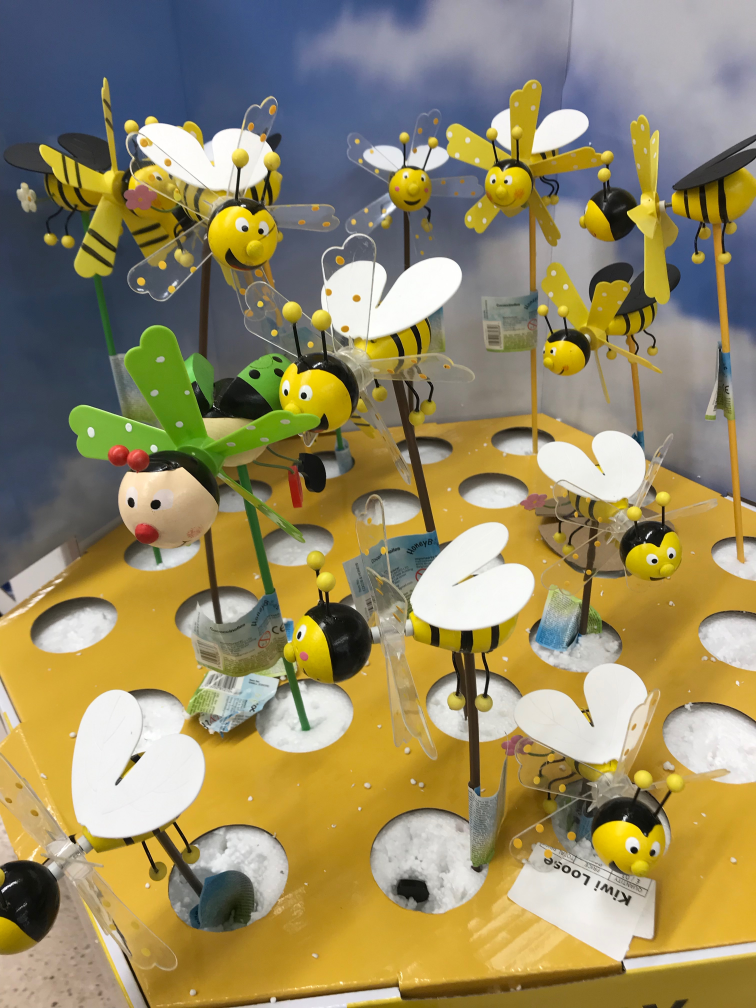
#> input picture modules/cs413/data/bees.jpeg, 3024 x 4032 px (shown at 1/4 size)
$ jupyter execute lab-1.ipynb   (older library calls are emulated)
#> lines starting #> are read from the running program, lines starting #| are printed output that depends on the picture; after the words box and inside, x2 and y2 are one past the last pixel; in counts of white or black regions, pixels touching at a corner belong together
# CS413 Image and Video Analysis -- Lab 1

## Department of Computer Science, University of Warwick
## October, 2022

## Aims:

The aims of this lab are to

+ learn about loading, displaying and saving images in Python using: `PIL` (Pillow), `numpy`  and `matplotlib` libraries
+ understand how images can be represented as arrays and performing simple manipulations on them
+ learn about what is meant by sampling and quantisation of images
+ know how to apply blurring operations to overcome aliasing artefacts
+ know about image colour channels and manipulating colour spaces
+ build a crude colour image compression by color channel subsampling

### Basic Image loading,  manipulation and visualisation

[cell 1]
# import statements

from PIL import Image  # this contain the image class and methods from PIL library
import numpy as np # this imports the numerical and array library

import matplotlib.pyplot as plt # this is for plotting (showing) images

[cell 2]
# load an image

# location of image data -- change this to wherever the lab data is kept
data_dir = 'modules/cs413/data/'

image = Image.open(data_dir+'bees.jpeg')
#> image is the input picture: PIL image 3024x4032 RGB; mean R, G, B 150, 138.5, 100.6

# print some information about the image


print('image format is ', image.format)
#| image format is  JPEG
print('image mode is ', image.mode)
#| image mode is  RGB
print('image size is ', image.size)
#| image size is  (3024, 4032)

# the image size is the width x height

[cell 3]
# make the image into a numpy array so we can access and manipulate the pixel values
im = np.asarray(image)

print('image array type ', im.dtype)
#| image array type  uint8
print('image array shape ', im.shape)
#| image array shape  (4032, 3024, 3)

# notice how the size is now expressed as number of rows x num columns x num of channels

[cell 4]
# now we can use pyplot.imshow to display the image

plt.imshow(im)
plt.show()

[cell 5]
# if we want to make it bigger, remove the figure axis, we can do the following

fig = plt.figure(figsize=(12,12))

plt.imshow(im)
plt.axis('off')
print('image array type ', im.dtype)
#| image array type  uint8
print('image array shape ', im.shape)
#| image array shape  (4032, 3024, 3)
plt.show()

### Other ways to load images into `numpy` arrays...

You can also use the `matplotlib.pyplot.imread` function

~~~
    im = plt.imread(data_dir + 'bees.jpeg')
~~~

This time, `im` is already a `numpy` array:

~~~~
    print(im.shape)
    (4032, 3024, 3)
~~~~
Note that that the image values are normalised on read (to range [0,1]).

Note the order of the shape sizes is given as:
~~~~
    height (number of rows), width (number of columns), number of colour channels
~~~~

[cell 6]
im = plt.imread(data_dir + 'bees.jpeg')
print(im.shape)
#| (4032, 3024, 3)

[cell 7]
# Exercise 1
# 1.Display the green channel of the 'bees' image
green_pic = im[:,:,1]
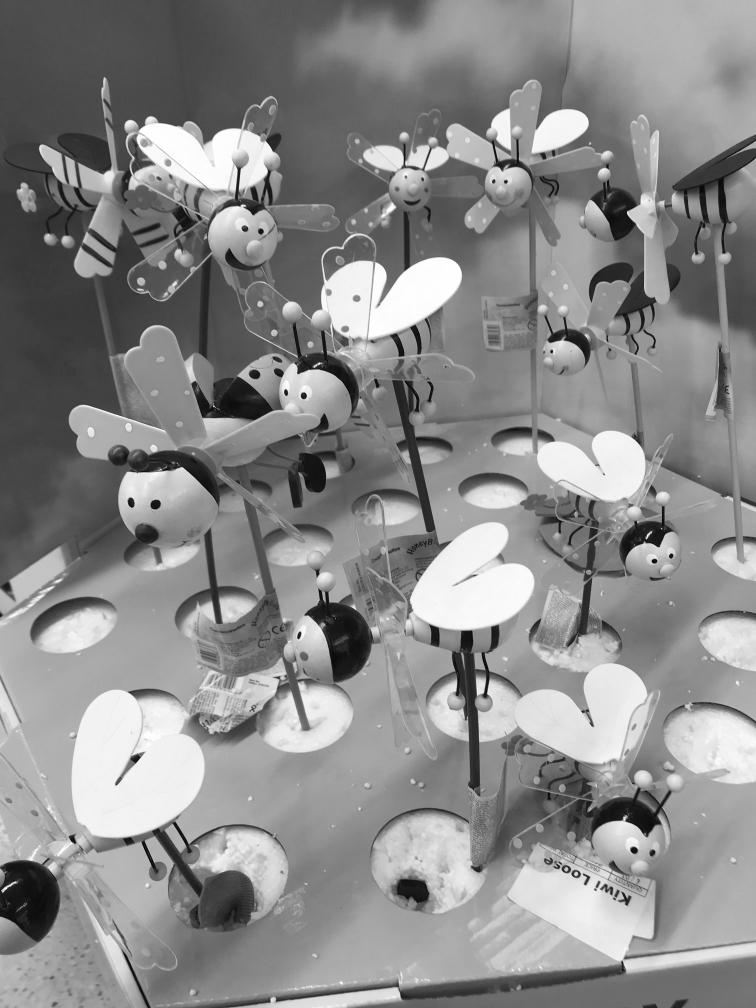
#> green_pic: shape (4032, 3024) (shown at 1/4 size); min 0, max 255, mean 138.5
plt.imshow(green_pic)
plt.axis('off')
plt.show()

[cell 8]
new_img = Image.open('green_pic.jpg')
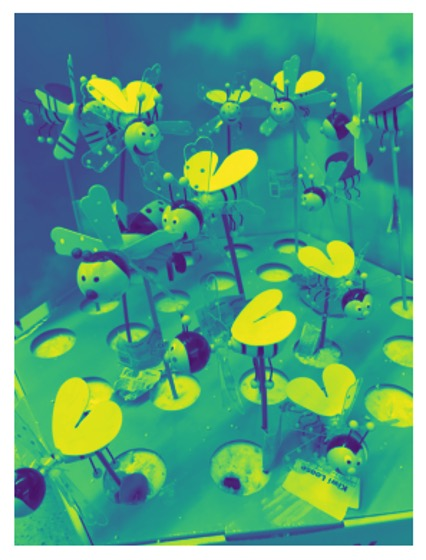
#> input picture green_pic.jpg, 426 x 560 px
#> new_img is the input picture: PIL image 426x560 RGB; mean R, G, B 86.7, 161.7, 134.9
plt.imshow(new_img)
plt.axis('off')
plt.show()

[cell 9]
# Exercise 1
# 2.Create and show a binary image (which has only values 0 and 1), where the pixel value is 1 if the bees image has more that 50% green (green values > 127)
# Firstly, you should convert original picture to gray picture
Img = new_img.convert('L')
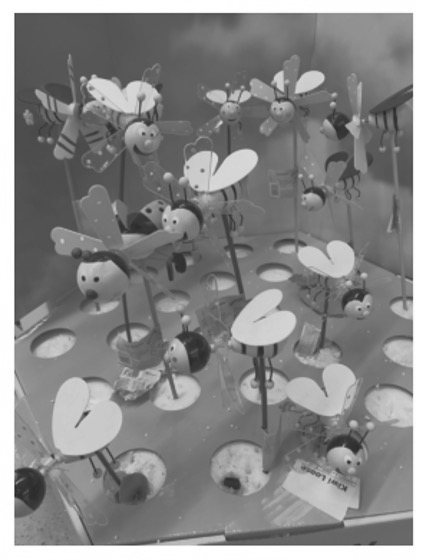
#> Img: PIL image 426x560 L; min 33, max 255, mean 136.2

[cell 10]
# Secondly, set a threshold(according to the question, over 127 should be binary 1)
# writing a loop from [0, 255], if over 127 fill 1 to the table[]
flag = 127
table = []
for i in range(256):
    if i < flag:
        table.append(0)
    else:
        table.append(1)

[cell 11]
# show the area which number is '1'
photo = Img.point(table, '1')
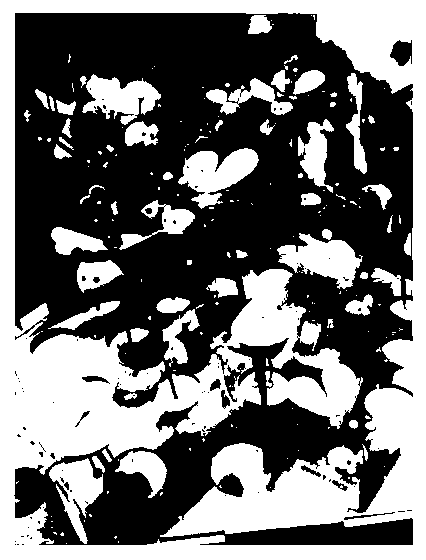
#> photo: PIL image 426x560 1; 43.6% white; 196 white regions (134 under 20 px), largest, box (x1, y1, x2, y2) and area: (0, 0, 426, 560) 78892, (178, 148, 259, 209) 2616, (277, 233, 363, 289) 2492
plt.imshow(photo)
plt.show()

### Selecting rectangular regions of an image

This can be done using array indexing....

[cell 12]
# We can select parts of the original image by using array range indexing

# remeber that numpy arrays can be indexed using the colon (slicing) operator to indicate a range of indexes
# e.g. a[0:10] selects the first 10 values of the array a
# for example

block = im[512:10000,512:10000] # select a region of size 256 x 256 at (512, 512)
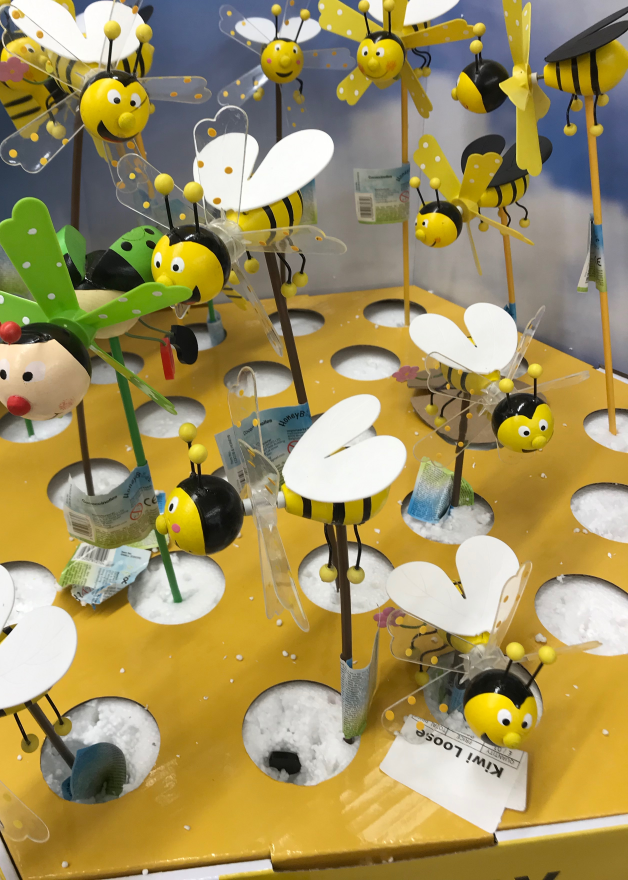
#> block: shape (3520, 2512, 3) (shown at 1/4 size); mean R, G, B 160.4, 144.9, 94.7
print('block has shape ', block.shape)
#| block has shape  (3520, 2512, 3)

plt.axis('off')
plt.imshow(block)
plt.show()

## Image representation, numpy arrays and colour:

The image is stored as 3 arrays: `im[:,:,0]`, `im[:,:,1]`, `im[:,:,2]`, where the third index
    `(0, 1, 2)` is the colour channel (here `0=Red`, `1=Green`, `2=Blue`)

## Exercise 1

1. Display the green channel of the 'bees' image
2. Create and show a binary image (which has only values 0 and 1), where the pixel value is 1 if the bees image
    has more that 50% green (green values > 127)
3. Create and show a image where the intensity represents the yellowness of a pixel in the 'bees' image.

    a. Note that the colour yellow is when the red and green values are approximately equal, *and* blue is zero (or very small).  So you can try to write an expression for this condition. Remember the output should be a single 'yellowness' score.

    b. Another way to solve this problem is to pick a particular yellow, e.g. Y = (255, 255, 0), or Y = (128, 128, 0), and calculate an image where each output pixel value is the *distance* of its (r, g, b) value from this colour 'coordinate'. The smaller this distance, the higher the 'yellowness' score. Hint: in numpy, you can get an Euclidean distance map `np.sum(np.square(im - Y), axis=2)`, where `im` is a M x N x 3 array and `Y` is a 1 x 3 array.


[cell 13]
from IPython.display import display
import pandas as pd

[cell 14]
# [20 lines of commented-out code are left out]

[cell 15]
import cv2
import numpy as np
import matplotlib.pyplot as plt

[cell 16]
def image_hist(image):
    color=('blue','green','red')
    for i,color in enumerate(color):
        hist=cv2.calcHist([image],[i],None,[256],[0,256])
        plt.plot(hist,color=color)
    plt.show()
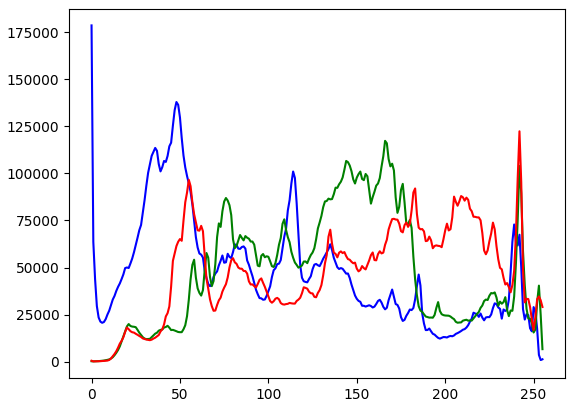
#> figure drawn by matplotlib, 1 panel; curve peaks at x = 0, y = 178521; curve peaks at x = 166, y = 117253; curve peaks at x = 242, y = 122318

if __name__ == '__main__':
    image=cv2.imread('modules/cs413/data/bees.jpeg')
    image_hist(image)

[cell 17]
def calcAndDrawHist(image, color):
    hist = cv2.calcHist([image], [0], None, [256], [0.0, 255.0])
    minVal, maxVal, minLoc, maxLoc = cv2.minMaxLoc(hist)
    histImg = np.zeros([256, 256, 3], np.uint8)
    hpt = int(0.9*256)

    for h in range(256):
        intensity = int(hist[h] * hpt / maxVal)
        cv2.line(histImg, (h, 256), (h, 256-intensity), color)

    return histImg

def show_histphoto(photo_path):
#> called with photo_path = 'modules/cs413/data/bees.jpeg'
    image = cv2.imread(photo_path)
    b, g, r = cv2.split(image)
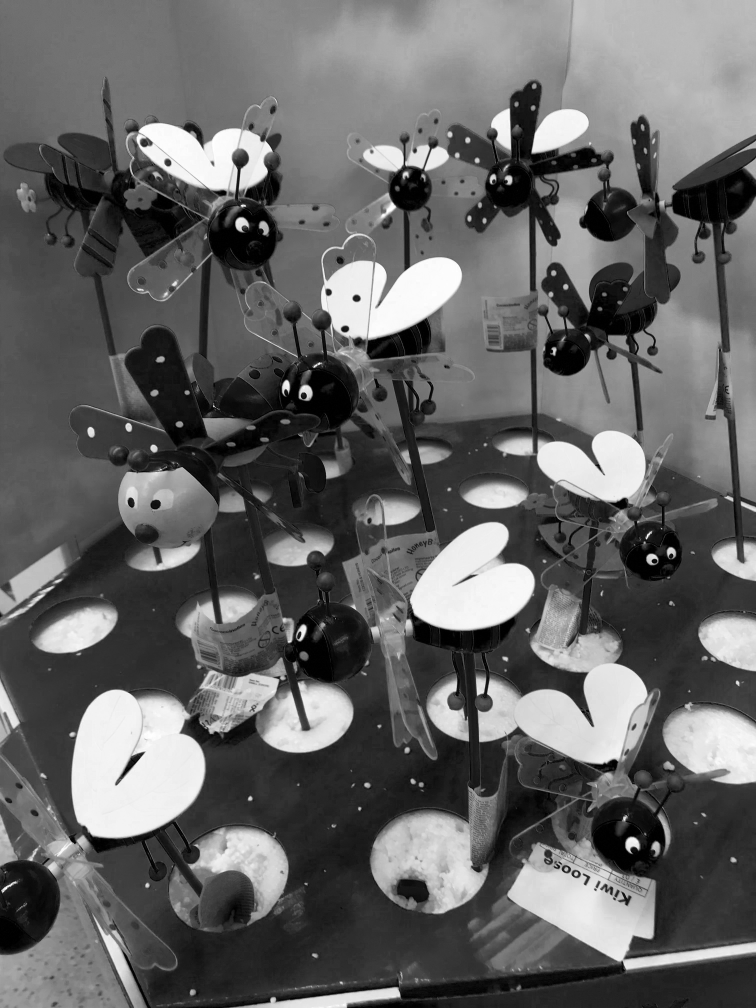
#> b: shape (4032, 3024) (shown at 1/4 size); min 0, max 255, mean 100.6
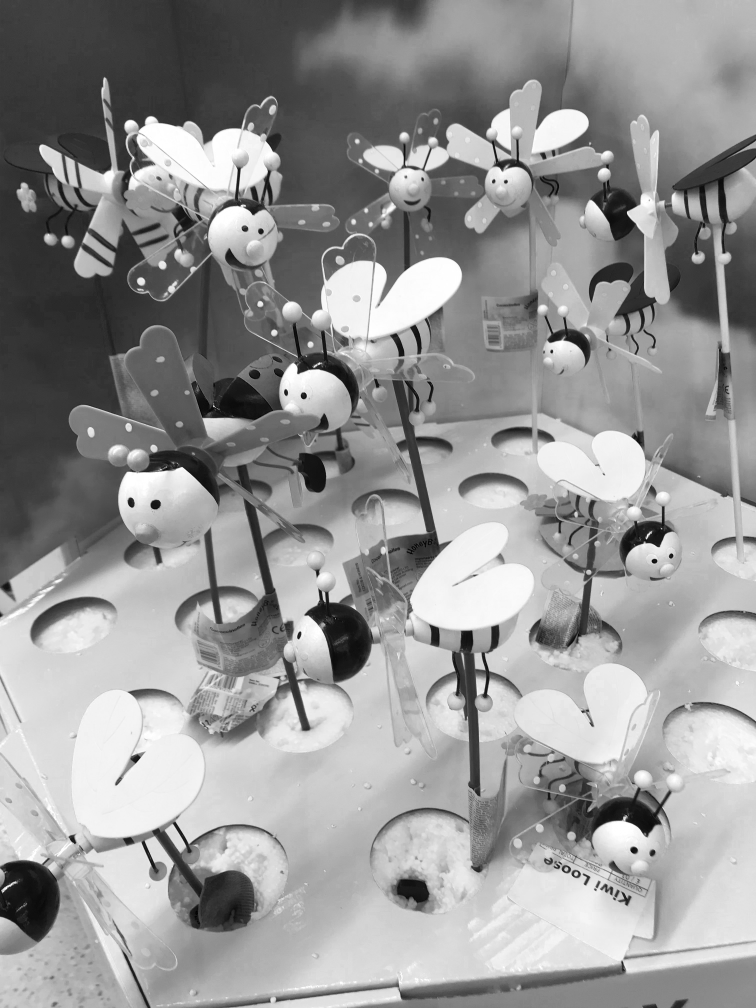
#> r: shape (4032, 3024) (shown at 1/4 size); min 0, max 255, mean 150

    histImgYellow = calcAndDrawHist(b, [255, 255, 0])
#> in calcAndDrawHist, `hist = cv2.calcHist([image], [0], None, [256], [0.0, 255.0])`: hist = 256 values, max 178521 at index 0, min 0 at index 255, mean 47622.8
#> in calcAndDrawHist, `minVal, maxVal, minLoc, maxLoc = cv2.minMaxLoc(hist)`: minVal = 0; maxVal = 178521; minLoc = (0, 255); maxLoc = (0, 0)
#> the loop in calcAndDrawHist, `for h in range(256):` made 256 passes
#> intensity on passes 1 to 3: 230, 81, 56
#> after the loop in calcAndDrawHist, `for h in range(256):`:
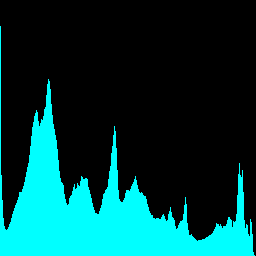
#> histImg: shape (256, 256, 3); mean of channels 0, 1, 2 60.6, 60.6, 0; drawn as B, G, R

    cv2.imshow('histImgYellow', histImgYellow)
    cv2.imshow('Img', image)

if __name__ == '__main__':
    photo_path = 'modules/cs413/data/bees.jpeg'
    show_histphoto(photo_path)

[cell 18]
# Exercise 1
# 3.Create and show a image where the intensity represents the yellowness of a pixel in the 'bees' image.

## Exercise 2

In this exercise, I want you to select 10 random blocks of size 128 x 128 from the image.

### Random numbers
To do this, we need to be able to generate random integers and `numpy.random.randint()` can do this,

e.g.
~~~~
    height = im.shape[0]
    width = im.shape[1]
    x = np.random.randint(width) # one random number in range [0, width-1]
    y = np.random.randint(height) # one random number in range [0, height-1]
~~~~

### Display multiple images in one figure

To display your 10 images togehter in one figure, you can use pyplot.suplot().

e.g.
~~~~
    # show the kth plot
    plt.subplot(2,5, k) # plot k in an array of plots 2 rows x 5 columns
    plt.imshow(block)
    plt.axis('off')
~~~~

### Loop?

Note that to solve this exercise, you need to use a for loop, e.g. something like
~~~~
    height = im.shape[0]
    width = im.shape[1]

    block_size = 128

    for i in range(10):

        # select random position of image block

        # extract image block

        # display image block in subplot


    plt.show()
~~~~


[cell 19]
from PIL import Image  # this contain the image class and methods from PIL library
import numpy as np # this imports the numerical and array library
import matplotlib.pyplot as plt # this is for plotting (showing) images

[cell 20]
image = plt.imread('modules/cs413/data/bees.jpeg')

[cell 21]
size = image.shape
#> size = (4032, 3024, 3)

[cell 22]
height = size[0]
#> height = 4032
width = size[1]
#> width = 3024

[cell 23]
print(height)
#| 4032
print(width)
#| 3024

[cell 24]
block_size = 1280

for i in range(10):
    x = np.random.randint(width)
    while x+block_size > width:
        x = np.random.randint(width)
    print(x)

    y = np.random.randint(height)
    while y+block_size > height:
        y = np.random.randint(height)
    print(y)

    # This is the random point coordinates that are generated
    # All of these coordinates are suitable to generate a new part of the whole picture
    box = (x, y, x+block_size, y+block_size)
    region = Img.crop(box)
    print(box)
    print('------------------')
    # region.save()
    # region.save('pic.jpg')

    # plt.subplot(2,5,i)
    plt.imshow(region)
    # plt.axis('off')

## Subsampling and Aliasing artefacts

The numpy slicing operator can also select the step of the index range,
e.g. `a[0:10:2]` will select the first, third, fifth, seventh and ninth element, i.e. it will select every other
element of the given range.

We can use this do image subsampling.
~~~~
    im_subx2 = im[::2,::2] # image subamplex by a factor of 2
~~~~

[cell 25]
# subsample and display the bees image

im_subx2 = im[::2,::2]

print('subsampled size is ', im_subx2.shape)
#| subsampled size is  (2016, 1512, 3)

plt.axis('off')
plt.imshow(im_subx2)
plt.show()

[cell 26]
from PIL import Image  # this contain the image class and methods from PIL library
import numpy as np # this imports the numerical and array library
import matplotlib.pyplot as plt # this is for plotting (showing) images

[cell 27]
from PIL import Image
import numpy as np
import matplotlib.pyplot as plt

[cell 28]
fm = np.asarray(Image.open('jupyter/modules/cs413/data/testimage512.gif'))
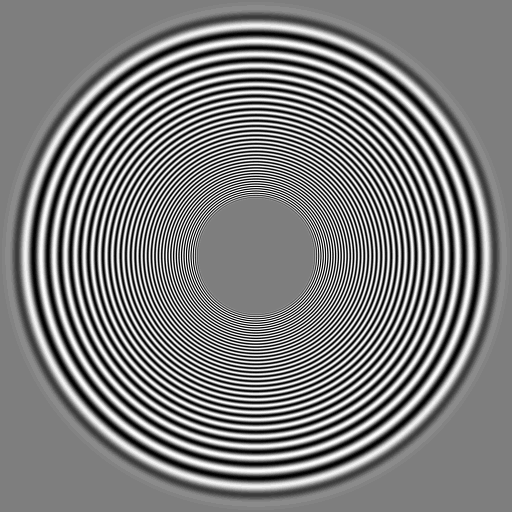
#> input picture modules/cs413/data/testimage512.gif, 512 x 512 px, found by its file name
print(fm.shape, fm.dtype)
#| (512, 512) uint8
fig = plt.figure(figsize=(8,8))
plt.axis('off')
plt.imshow(fm, )
